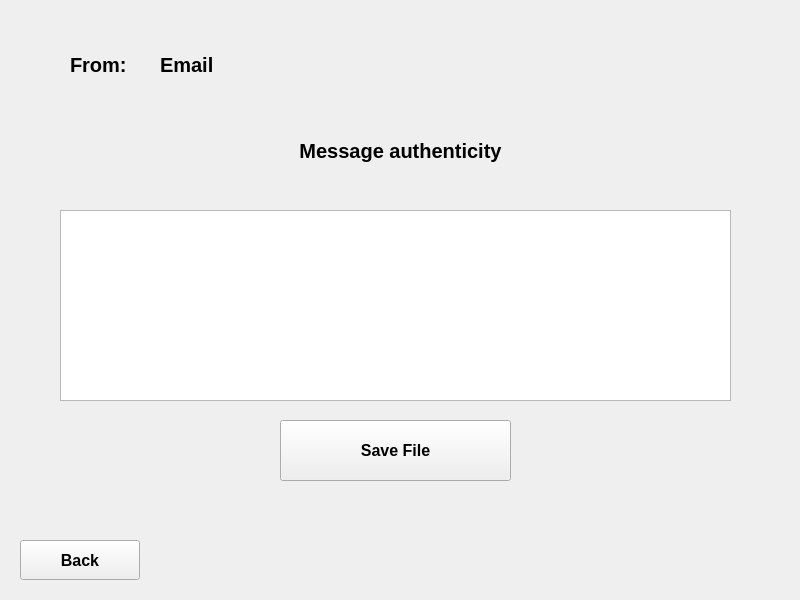
<?xml version="1.0" encoding="UTF-8"?>
<ui version="4.0">
 <class>Form</class>
 <widget class="QWidget" name="Form">
  <property name="geometry">
   <rect>
    <x>0</x>
    <y>0</y>
    <width>800</width>
    <height>600</height>
   </rect>
  </property>
  <property name="windowTitle">
   <string>Form</string>
  </property>
  <widget class="QLabel" name="label">
   <property name="geometry">
    <rect>
     <x>70</x>
     <y>40</y>
     <width>100</width>
     <height>50</height>
    </rect>
   </property>
   <property name="font">
    <font>
     <pointsize>15</pointsize>
     <weight>75</weight>
     <bold>true</bold>
    </font>
   </property>
   <property name="text">
    <string>From:</string>
   </property>
  </widget>
  <widget class="QLabel" name="label_2">
   <property name="geometry">
    <rect>
     <x>70</x>
     <y>130</y>
     <width>661</width>
     <height>41</height>
    </rect>
   </property>
   <property name="font">
    <font>
     <pointsize>15</pointsize>
     <weight>75</weight>
     <bold>true</bold>
    </font>
   </property>
   <property name="text">
    <string>Message authenticity</string>
   </property>
   <property name="alignment">
    <set>Qt::AlignCenter</set>
   </property>
  </widget>
  <widget class="QTextBrowser" name="textBrowser">
   <property name="geometry">
    <rect>
     <x>60</x>
     <y>210</y>
     <width>671</width>
     <height>191</height>
    </rect>
   </property>
  </widget>
  <widget class="QPushButton" name="pushButton_3">
   <property name="geometry">
    <rect>
     <x>20</x>
     <y>540</y>
     <width>120</width>
     <height>40</height>
    </rect>
   </property>
   <property name="font">
    <font>
     <pointsize>12</pointsize>
     <weight>75</weight>
     <bold>true</bold>
    </font>
   </property>
   <property name="text">
    <string>Back</string>
   </property>
  </widget>
  <widget class="QPushButton" name="pushButton_2">
   <property name="geometry">
    <rect>
     <x>280</x>
     <y>420</y>
     <width>231</width>
     <height>61</height>
    </rect>
   </property>
   <property name="font">
    <font>
     <pointsize>12</pointsize>
     <weight>75</weight>
     <bold>true</bold>
    </font>
   </property>
   <property name="text">
    <string>Save File</string>
   </property>
  </widget>
  <widget class="QLabel" name="label_3">
   <property name="geometry">
    <rect>
     <x>160</x>
     <y>40</y>
     <width>611</width>
     <height>50</height>
    </rect>
   </property>
   <property name="font">
    <font>
     <pointsize>15</pointsize>
     <weight>75</weight>
     <bold>true</bold>
    </font>
   </property>
   <property name="text">
    <string>Email</string>
   </property>
  </widget>
 </widget>
 <resources/>
 <connections/>
</ui>
